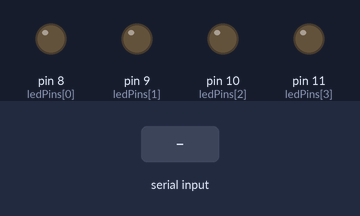
A sketch run on a simulated Arduino Uno, built with avr-gcc and run on an emulated ATmega328P. Shown: output pins drawn as LEDs (lit = HIGH). Dashed ring = blinking. The test bench sets the inputs (shaded band). What the sketch prints to the serial monitor is not drawn.

Above: at 1.2 s.
1.3 s: "90 45\n" received over Serial
At 3.05 s:
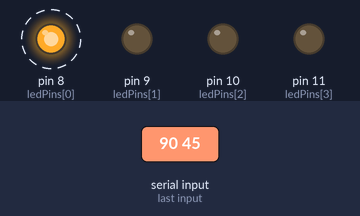
At 4.91 s:
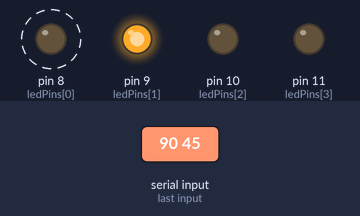
Timing chart, 0 to 8.7 s (numbered marks = the images above; inputs shaded):
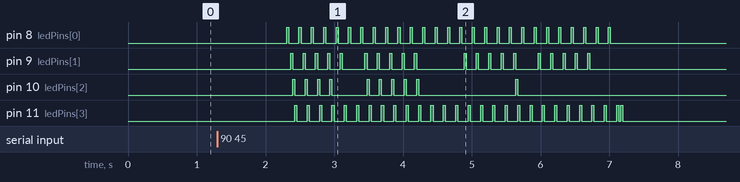

Measured:
- after the input at 1.3 s, pin 8 (ledPins[0]): alternates HIGH for 0.03 s and LOW for 0.15 s, 54 changes in all, then stays LOW, starting after 1.0 s; pin 11 (ledPins[3]): goes 26 × (HIGH 0.03 s, LOW 0.15 s), HIGH 0.03 s, LOW 0.03 s, HIGH 0.03 s, then LOW, starting after 1.1 s

The sketch:

_192L_Final_Project_Sender.ino
```cpp
// caps?
// special characters + spaces?
//12:59AM

/*
 * configuration
 *
 * interruptPin = 2
 *
 * first triggerPin = 0 (photoresistorPins[0])
 */

const int ledPins[] = {8, 9, 10, 11};

const int delayTime = 30;

int triggerPin = 0;
int pins[4] = {0, 1, 2, 3};

void setup()
{
    Serial.begin(9600);

    pinMode(ledPins[0], OUTPUT);
    pinMode(ledPins[1], OUTPUT);
    pinMode(ledPins[2], OUTPUT);
    pinMode(ledPins[3], OUTPUT);
}

void loop()
{
    if (Serial.available())
    {
        // Read in the message from Serial Monitor
        String message = Serial.readString();
        Serial.println("Message: [" + message + ']');

        // Translate the message to morse code
        String morseCode = toMorseCode(message);
        Serial.println("Morse code: [" + morseCode + ']');

        // Send the morse code forward through led
        sendMorseCode(morseCode);
    }
}

const String lettersMorseCode[] = {".-", "-...", "-.-.", "-..", ".", "..-.", "--.", "....", "..", // a-i
".---", "-.-", ".-..", "--", "-.", "---", ".--.", "--.-", ".-.", // j-r
"...", "-", "..-", "...-", ".--", "-..-", "-.--", "--.."}; //s-z

const String numbersMorseCode[] = {"-----", ".----", "..---", "...--", "....-", ".....", "-....", "--...", "---..", "----."};

String toMorseCode(String message)
{
    String morseCode = "";

    for (int i = 0; i < message.length(); i++)
    {
        if (isNumber(message[i]))
        {
            morseCode += numbersMorseCode[message[i] - '0'];
        }
        else if (isLetter(message[i]))
        {
            morseCode += lettersMorseCode[message[i] - 'a'];
        }
        else if (message[i] == ' ')
        {
            morseCode += " ";
        }
        else
        {
            Serial.println("Unexpected character: [" + message[i] + ']');
        }

        morseCode += " ";
    }

    return morseCode;
}

void sendMorseCode(String morseCode)
{
    for (int i = 0; i < morseCode.length(); i++)
    {
        startSignal();

        switch(morseCode[i])
        {
            case '.':
              dot();
              break;
            case '-':
              dash();
              break;
            case ' ':
              gap();
              break;
            default:
              Serial.println("!!!Invalid morse code: [" + (String)morseCode[i] + "]");
        }

        endSignal();
    }

    endSignal();
}

void startSignal()
{
    digitalWrite(ledPins[0], HIGH);
    delay(delayTime);
    digitalWrite(ledPins[0], LOW);
    delay(delayTime);
}

void endSignal()
{
    digitalWrite(ledPins[3], HIGH);
    delay(delayTime);
    digitalWrite(ledPins[3], LOW);
    delay(delayTime);
}

void dot()
{
    //10
    digitalWrite(ledPins[1], HIGH);
    delay(delayTime);
    digitalWrite(ledPins[1], LOW);
    delay(delayTime);

    Serial.print('.');
}

void dash()
{
    //11
    digitalWrite(ledPins[1], HIGH);
    delay(delayTime);
    digitalWrite(ledPins[1], LOW);

    digitalWrite(ledPins[2], HIGH);
    delay(delayTime);
    digitalWrite(ledPins[2], LOW);

    Serial.print('-');
}

void gap()
{
    //00
    delay(delayTime);
    delay(delayTime);

    Serial.print(' ');
}


bool isNumber(char c)
{
    return c >= '0' && c <= '9';
}

bool isLetter(char c)
{
    return c >= 'a' && c <= 'z';
}
```
